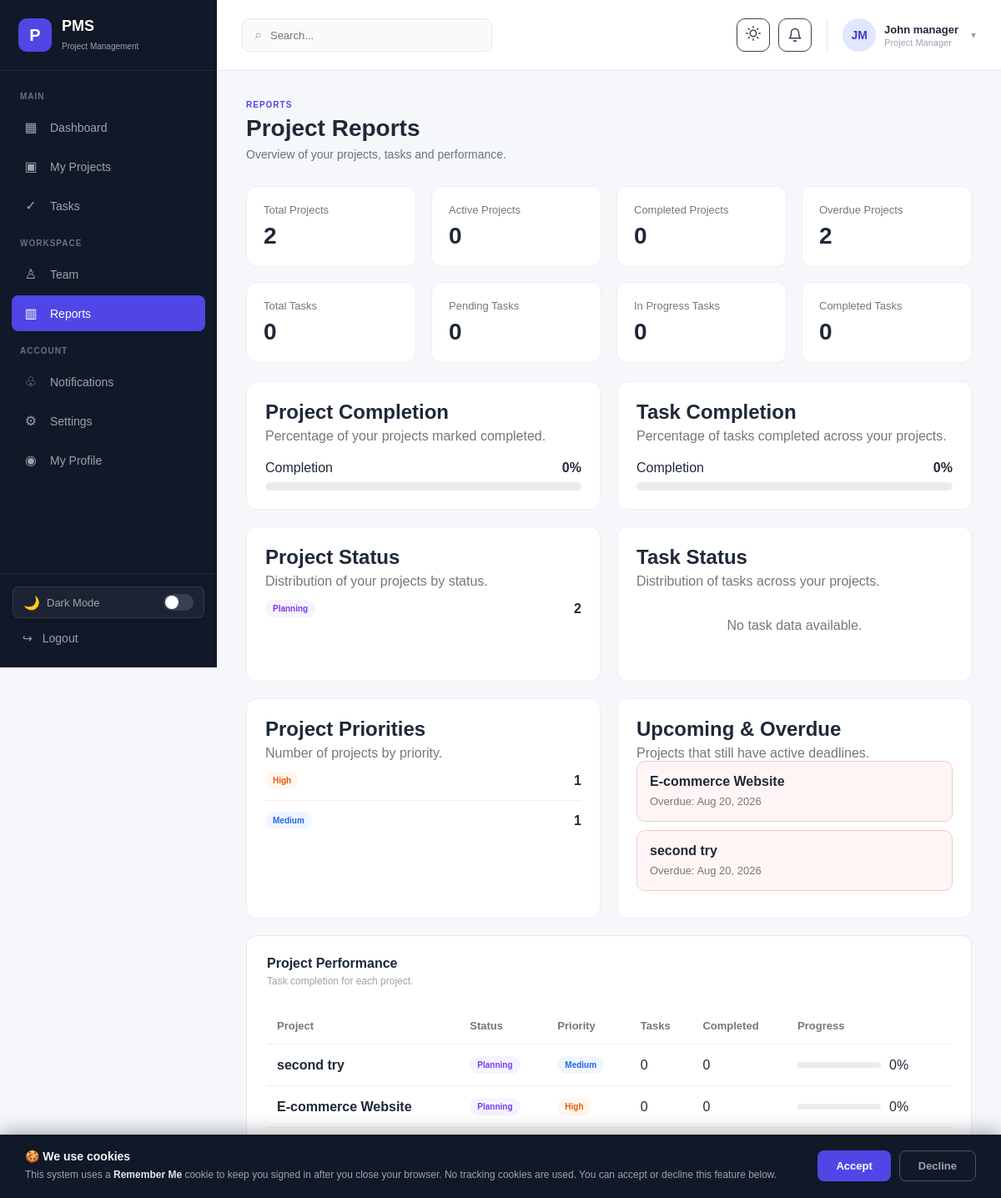
/manager-reports.php (signed in), run on the app's committed database.
### tables this page shows
CREATE TABLE `projects` (
  `id` int NOT NULL AUTO_INCREMENT,
  `name` varchar(150) NOT NULL,
  `description` text,
  `start_date` date NOT NULL,
  `end_date` date DEFAULT NULL,
  `status` enum('planning','in_progress','on_hold','completed','cancelled') NOT NULL DEFAULT 'planning',
  `priority` enum('low','medium','high','urgent') NOT NULL DEFAULT 'medium',
  `manager_id` int NOT NULL,
  `created_by` int NOT NULL,
  `created_at` timestamp NULL DEFAULT CURRENT_TIMESTAMP,
  `updated_at` timestamp NULL DEFAULT CURRENT_TIMESTAMP ON UPDATE CURRENT_TIMESTAMP,
  PRIMARY KEY (`id`),
  KEY `fk_project_manager` (`manager_id`),
  KEY `fk_project_creator` (`created_by`)
);

### manager-reports.php (the view, shortened to what the rows shown need)
<?php
require_once "auth_check.php";
$manager_id = (int) $_SESSION["user_id"];
$project_performance = [];
$query = "
    SELECT
        p.id,
        p.name,
        p.status,
        p.priority,
        p.start_date,
        p.end_date,
        COUNT(t.id) AS total_tasks,
        SUM(
            CASE
                WHEN t.status = 'completed'
                THEN 1
                ELSE 0
            END
        ) AS completed_tasks
    FROM projects p
    LEFT JOIN tasks t
        ON t.project_id = p.id
    WHERE p.manager_id = ?
    GROUP BY
        p.id,
        p.name,
        p.status,
        p.priority,
        p.start_date,
        p.end_date
    ORDER BY p.created_at DESC
";
$stmt = mysqli_prepare($conn, $query);
if ($stmt) {
    mysqli_stmt_bind_param($stmt, "i", $manager_id);
    mysqli_stmt_execute($stmt);
    $result = mysqli_stmt_get_result($stmt);
    if ($result) {
        while ($row = mysqli_fetch_assoc($result)) {
            $project_performance[] = $row;
        }
    }
}
$deadline_projects = [];
$query = "
    SELECT
        id,
        name,
        end_date,
        priority,
        status
    FROM projects
    WHERE manager_id = ?
    AND end_date IS NOT NULL
    AND status != 'completed'
    ORDER BY end_date ASC
    LIMIT 8
";
$stmt = mysqli_prepare($conn, $query);
if ($stmt) {
    mysqli_stmt_bind_param($stmt, "i", $manager_id);
    mysqli_stmt_execute($stmt);
    $result = mysqli_stmt_get_result($stmt);
    if ($result) {
        while ($row = mysqli_fetch_assoc($result)) {
            $deadline_projects[] = $row;
        }
    }
}
?>
<!DOCTYPE html>
<html lang="en">
<head>
    <link
        rel="stylesheet"
        href="assets/css/style.css"
    >
</head>
<body>
<div class="admin-layout">
    <aside class="sidebar">
        <div class="sidebar-logo">
            <div>
                <h2>
                    PMS
                </h2>
            </div>
        </div>
    </aside>
    <main class="main-content">
        <section class="dashboard-content">
            <div class="page-header">
                <div>
                    <h1>
                        Project Reports
                    </h1>
                </div>
            </div>
            <div class="report-grid">
                <div class="report-card">
                    <h2>
                        Project Completion
                    </h2>
                </div>
                <div class="report-card">
                    <h2>
                        Task Completion
                    </h2>
                </div>
            </div>
            <div class="report-grid">
                <div class="report-card">
                    <h2>
                        Project Status
                    </h2>
                </div>
                <div class="report-card">
                    <h2>
                        Task Status
                    </h2>
                </div>
            </div>
            <div class="report-grid">
                <div class="report-card">
                    <h2>
                        Project Priorities
                    </h2>
                </div>
                <div class="report-card">
                    <h2>
                        Upcoming & Overdue
                    </h2>
                    <?php if (!empty($deadline_projects)): ?>
                        <?php foreach (
                            $deadline_projects
                            as $deadline
                        ): ?>
                            <?php
                            $is_overdue =
                                strtotime(
                                    $deadline["end_date"]
                                ) < strtotime(date("Y-m-d"));
                            ?>
                            <div class="report-alert">
                                <strong>
                                    <?= htmlspecialchars(
                                        $deadline["name"]
                                    ) ?>
                                </strong>
                                <span>
                                    <?php if ($is_overdue): ?>
                                        Overdue:
                                        <?= htmlspecialchars(
                                            date(
                                                "M d, Y",
                                                strtotime(
                                                    $deadline["end_date"]
                                                )
                                            )
                                        ) ?>
                                    <?php endif; ?>
                                </span>
                            </div>
                        <?php endforeach; ?>
                    <?php else: ?>
                        <div class="empty-report">
                            No active project deadlines.
                        </div>
                    <?php endif; ?>
                </div>
            </div>
            <div class="dashboard-card">
                <div class="card-header">
                    <div>
                        <h2>
                            Project Performance
                        </h2>
                    </div>
                </div>
                <?php if (!empty($project_performance)): ?>
                    <div class="table-container">
                        <table class="performance-table">
                            <thead>
                                <tr>
                                    <th>
                                        Project
                                    </th>
                                    <th>
                                        Status
                                    </th>
                                    <th>
                                        Priority
                                    </th>
                                    <th>
                                        Tasks
                                    </th>
                                    <th>
                                        Completed
                                    </th>
                                    <th>
                                        Progress
                                    </th>
                                </tr>
                            </thead>
                            <tbody>
                                <?php foreach (
                                    $project_performance
                                    as $project
                                ): ?>
                                    <?php
                                    $project_total_tasks =
                                        (int) $project["total_tasks"];
                                    $project_completed_tasks =
                                        (int) $project["completed_tasks"];
                                    $project_progress = 0;
                                    ?>
                                    <tr>
                                        <td>
                                            <div class="performance-project-name">
                                                <?= htmlspecialchars(
                                                    $project["name"]
                                                ) ?>
                                            </div>
                                        </td>
                                        <td>
                                            <span
                                                class="status-badge status-<?= htmlspecialchars(
                                                    $project["status"]
                                                ) ?>"
                                            >
                                                <?= htmlspecialchars(
                                                    ucfirst(
                                                        str_replace(
                                                            "_",
                                                            " ",
                                                            $project["status"]
                                                        )
                                                    )
                                                ) ?>
                                            </span>
                                        </td>
                                        <td>
                                            <span
                                                class="priority-badge priority-<?= htmlspecialchars(
                                                    $project["priority"]
                                                ) ?>"
                                            >
                                                <?= htmlspecialchars(
                                                    ucfirst(
                                                        $project["priority"]
                                                    )
                                                ) ?>
                                            </span>
                                        </td>
                                        <td>
                                            <?= $project_total_tasks ?>
                                        </td>
                                        <td>
                                            <?= $project_completed_tasks ?>
                                        </td>
                                        <td>
                                            <div style="
                                                display:flex;
                                                align-items:center;
                                                gap:10px;
                                            ">
                                                <div class="mini-progress">
                                                </div>
                                                <span>
                                                    <?= $project_progress ?>%
                                                </span>
                                            </div>
                                        </td>
                                    </tr>
                                <?php endforeach; ?>
                            </tbody>
                        </table>
                    </div>
                <?php else: ?>
                    <div class="empty-report">
                        No projects available for reporting.
                    </div>
                <?php endif; ?>
            </div>
        </section>
    </main>
</div>
</body>
</html>

### data on the page
projects: name "E-commerce Website", end_date "Aug 20, 2026", status "Planning", priority "High", project_total_tasks "0", project_completed_tasks "0", project_progress "0"
projects: name "second try", end_date "Aug 20, 2026", status "Planning", priority "Medium", project_total_tasks "0", project_completed_tasks "0", project_progress "0"

### other printed values
$escaped_initials "JM"
$manager_name "John manager"
$total_projects "2"
$active_projects "0"
$completed_projects "0"
$overdue_projects "2"
$total_tasks "0"
$pending_tasks "0"
$in_progress_tasks "0"
$completed_tasks "0"
$project_completion "0"
$task_completion "0"
$status["total"] "2"
$priority["priority"] "High"
$priority["total"] "1"
